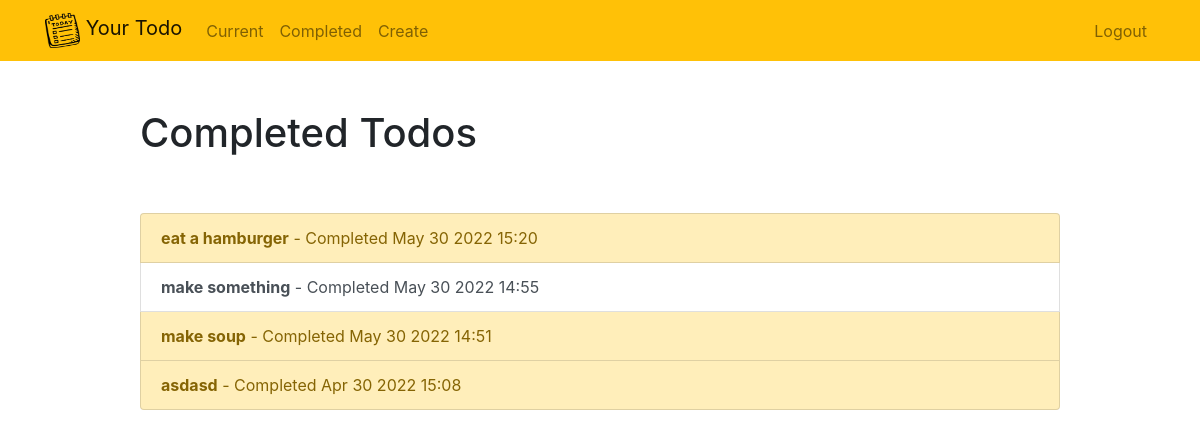
The app's page /completed/ (signed in) with its own data.
### todo/models.py (models this page shows, shortened)
class Todo(models.Model):
    title = models.CharField(max_length=100)
    memo = models.TextField(blank=True)
    created = models.DateTimeField(auto_now_add=True)
    datecompleted = models.DateTimeField(null=True, blank=True)
    important = models.BooleanField(default=False)
    user = models.ForeignKey(User, on_delete=models.CASCADE)

### todo/views.py (the view)
# urls.py: path('completed/', views.completedtodos, name='completedtodos'),
@login_required
def completedtodos(request):
    todos = Todo.objects.filter(user=request.user, datecompleted__isnull=False).order_by('-datecompleted')
    return render(request, 'todo/completedtodos.html', {'todos':todos})

### todo/templates/todo/completedtodos.html
{% extends "todo/base.html" %}
{% block content %}
    <div class="row justify-content-center mt-5">
        <div class="col-md-10">
            <h1>Completed Todos</h1>
        </div>
    </div>
    <div class="row justify-content-center mt-5">
        <div class="col-md-10">
            <div class="list-group">
                {% for todo in todos %}
                    <a href="{% url 'viewtodo' todo.id %}" class="list-group-item list-group-item-action{% if todo.important %} list-group-item-warning{% endif %}">
                      <b>{{ todo.title }}</b> - Completed {{ todo.datecompleted|date:'M j Y H:i' }}</a>
                {% endfor %}
            </div>
        </div>
    </div>
{% endblock %}

### records on screen
Todo: title "eat a hamburger", datecompleted "May 30 2022 15:20"
Todo: title "make something", datecompleted "May 30 2022 14:55"
Todo: title "make soup", datecompleted "May 30 2022 14:51"
Todo: title "asdasd", datecompleted "Apr 30 2022 15:08"
